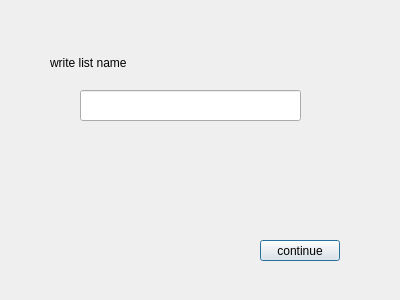
<?xml version="1.0" encoding="UTF-8"?>
<ui version="4.0">
 <class>Dialog</class>
 <widget class="QDialog" name="Dialog">
  <property name="geometry">
   <rect>
    <x>0</x>
    <y>0</y>
    <width>400</width>
    <height>300</height>
   </rect>
  </property>
  <property name="windowTitle">
   <string>Dialog</string>
  </property>
  <property name="styleSheet">
   <string notr="true">background :url(:/images/first back_ground.png)</string>
  </property>
  <widget class="QPushButton" name="PB_continue">
   <property name="geometry">
    <rect>
     <x>260</x>
     <y>240</y>
     <width>80</width>
     <height>21</height>
    </rect>
   </property>
   <property name="text">
    <string>continue</string>
   </property>
  </widget>
  <widget class="QLineEdit" name="LE_namelist">
   <property name="geometry">
    <rect>
     <x>80</x>
     <y>90</y>
     <width>221</width>
     <height>31</height>
    </rect>
   </property>
  </widget>
  <widget class="QLabel" name="LA_write_list_name">
   <property name="geometry">
    <rect>
     <x>50</x>
     <y>53</y>
     <width>141</width>
     <height>20</height>
    </rect>
   </property>
   <property name="text">
    <string>write list name</string>
   </property>
  </widget>
 </widget>
 <resources/>
 <connections/>
</ui>
